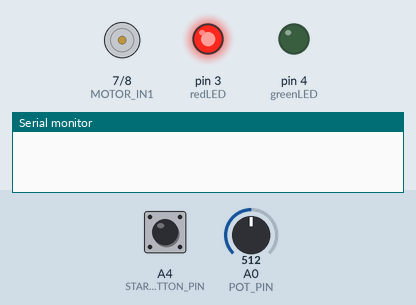
Simulated run of this sketch. Board: Arduino Uno, built with avr-gcc and run on an emulated ATmega328P. On the bench: motor-driver pin pairs drawn as motors (green arrow = first pin HIGH = forward, orange = second pin HIGH = backward, longer = more drive, scaled by the enable pin), output pins drawn as LEDs (lit = HIGH), the last lines printed to the serial monitor. The test bench sets the inputs (shaded band); at power-on: A4 (START_BUTTON_PIN) LOW, A0 (POT_PIN) = 512.

Above: at 1.2 s.
1.3 s: A4 (START_BUTTON_PIN) pulled HIGH for 0.15 s
At 2.55 s:
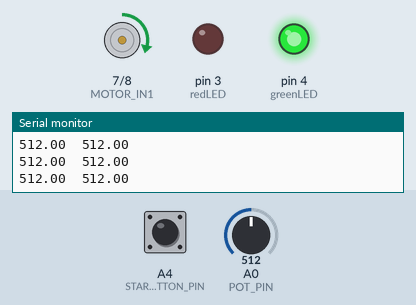
4.3 s: A0 (POT_PIN) set to 716
At 5.3 s:
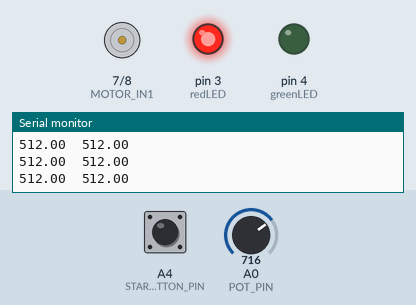
5.8 s: A4 (START_BUTTON_PIN) pulled HIGH for 1 s
At 6.99 s:
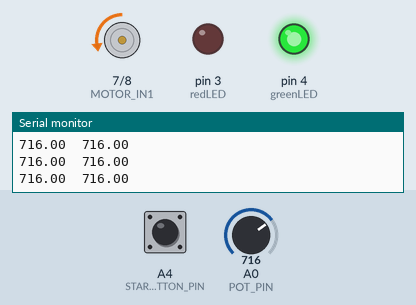
8.8 s: A0 (POT_PIN) set to 900
At 10.0 s:
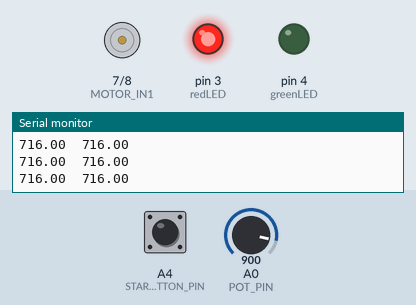
10.3 s: A4 (START_BUTTON_PIN) pulled HIGH for 0.15 s
At 10.59 s:
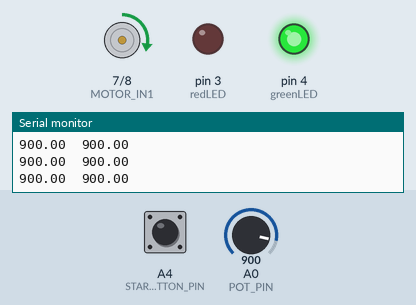
13.3 s: A0 (POT_PIN) set to 511
At 14.6 s:
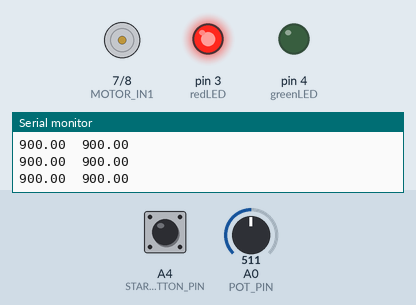
Timing chart, 0 to 15.8 s (numbered marks = the images above; inputs shaded):
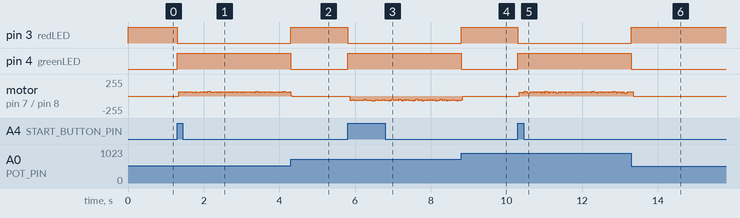

Measured:
- after the input at 1.3 s, pin 3 (redLED): HIGH → LOW at once; pin 4 (greenLED): LOW → HIGH at once
- after the input at 4.3 s, pin 3 (redLED): LOW → HIGH at once; pin 4 (greenLED): HIGH → LOW at once
- after the input at 5.8 s, pin 3 (redLED): HIGH → LOW at once; pin 4 (greenLED): LOW → HIGH at once
- after the input at 8.8 s, pin 3 (redLED): LOW → HIGH at once; pin 4 (greenLED): HIGH → LOW at once
- after the input at 10.3 s, pin 3 (redLED): HIGH → LOW at once; pin 4 (greenLED): LOW → HIGH at once
- after the input at 13.3 s, pin 3 (redLED): LOW → HIGH at once; pin 4 (greenLED): HIGH → LOW at once

The sketch:

RotaryPendulum.ino
```cpp
// Start 2022-11-04

/*
 * This code will provide the appropriate rotation to balance an inverted pendulum.
 * It does this by specifying the direction and angle of the motor.
 * The L298N Dual H-Bridge driver is used.
 * Speed is mapped from -255 to 255, with negatives being one direction and positive being the other.
 * Angle feedback is provided by a potentiometer.
 * To begin the motion, manually move the pendulum to the vertical position and press the start button.
 * The motor is powered with a 14 V supply for parameters Kp = 30 and Ki = 10
 *
 */

#define POT_PIN 	A0
#define MOTOR_IN1	7
#define MOTOR_IN2	8
#define MOTOR_PWM_PIN	9
#define START_BUTTON_PIN	A4
#define redLED 3
#define greenLED 4

double Kp=40;
double Ki=120;
double Kd=0;

double requiredPosition;
double currentPosition;		//angular position
double zeroPosition;		// The zero position that is set when the button is pressed.
int startFlag = 0;			// Can we start the program?
int button = 0;				// Button state
double errorPos;			// position error
double errorInt;			// integral of error (trapezoid approximation)
double errorDer;			// Derivative of error (secant approximation)
double prevPosition;		// used for I and D calculations
double calculatedMotion;	// Final output motion required for the motor
unsigned long currentTime = 0;
unsigned long prevTime = 0;
unsigned long dT = 0;

unsigned long currentTime_print = 0;

void startButton();
void moveMotor(int Speed);

void setup(){
	pinMode(MOTOR_IN1, OUTPUT);
	pinMode(MOTOR_IN2, OUTPUT);
	pinMode(MOTOR_PWM_PIN, OUTPUT);
	pinMode(START_BUTTON_PIN, INPUT);
	pinMode(POT_PIN, INPUT);
	pinMode(redLED, OUTPUT);
	pinMode(greenLED, OUTPUT);

	Serial.begin(115200);

}

void loop(){
	while(!startFlag){
		moveMotor(0);	//Brake immediately
		prevTime = 0;			// reset time
		errorInt = 0;
		errorDer = 0;
		prevPosition = zeroPosition;
		zeroPosition = analogRead(POT_PIN);				// Take zero as the current position
		digitalWrite(greenLED, LOW);
		digitalWrite(redLED, HIGH);
		startButton();
	}

	currentPosition = analogRead(POT_PIN);
	currentTime = millis();

	errorPos = zeroPosition - currentPosition;
	if (abs(errorPos) > 150){	// about 10 per 3°, 150 is 45°
		startFlag = 0;			// Cause the motion to stop entirely. Kill the motor and processing.
	}

	// PI control
	dT = currentTime - prevTime;
	errorInt = dT*(0.5)*(currentPosition + prevPosition);
	//errorDer = (currentPosition - prevPosition)/dT;		// This breaks the PID loop entirely.

	calculatedMotion = Kp*errorPos + Ki*errorInt + Kd*errorDer;
	moveMotor((int)calculatedMotion);

	while(millis() - currentTime_print >= 25){
		Serial.print(zeroPosition);
		Serial.print("\t");
		Serial.println(currentPosition);
		currentTime_print = millis();
	}

	prevPosition = currentPosition;
	prevTime = currentTime;
}


void startButton(){
	// If the button is pressed, the flag becomes set
	// The program starts after the button is released.
	// Therefore, holding down the button has no effect.
	// And program waits for button to be released.

	static int Button_f = 0;
	Button_f += !digitalRead(START_BUTTON_PIN);

	if (Button_f && digitalRead(START_BUTTON_PIN)){
		startFlag = 1;
		Button_f = 0;
		digitalWrite(redLED, LOW);
		digitalWrite(greenLED, HIGH);
	}
	else {
		startFlag = 0;
	}
}

void moveMotor(int Speed){
	if (Speed > 0){
		if (Speed > 255){
			Speed = 255;
		}
		digitalWrite(MOTOR_IN1, LOW);
		digitalWrite(MOTOR_IN2, HIGH);
		analogWrite(MOTOR_PWM_PIN, Speed);
	}

	if (Speed < 0){
		if (Speed < -255){
			Speed = -255;
		}
		digitalWrite(MOTOR_IN1, HIGH);
		digitalWrite(MOTOR_IN2, LOW);
		analogWrite(MOTOR_PWM_PIN, -Speed);
	}

	if (Speed == 0){
		digitalWrite(MOTOR_IN1, LOW);
		digitalWrite(MOTOR_IN2, LOW);
	}
}
```
